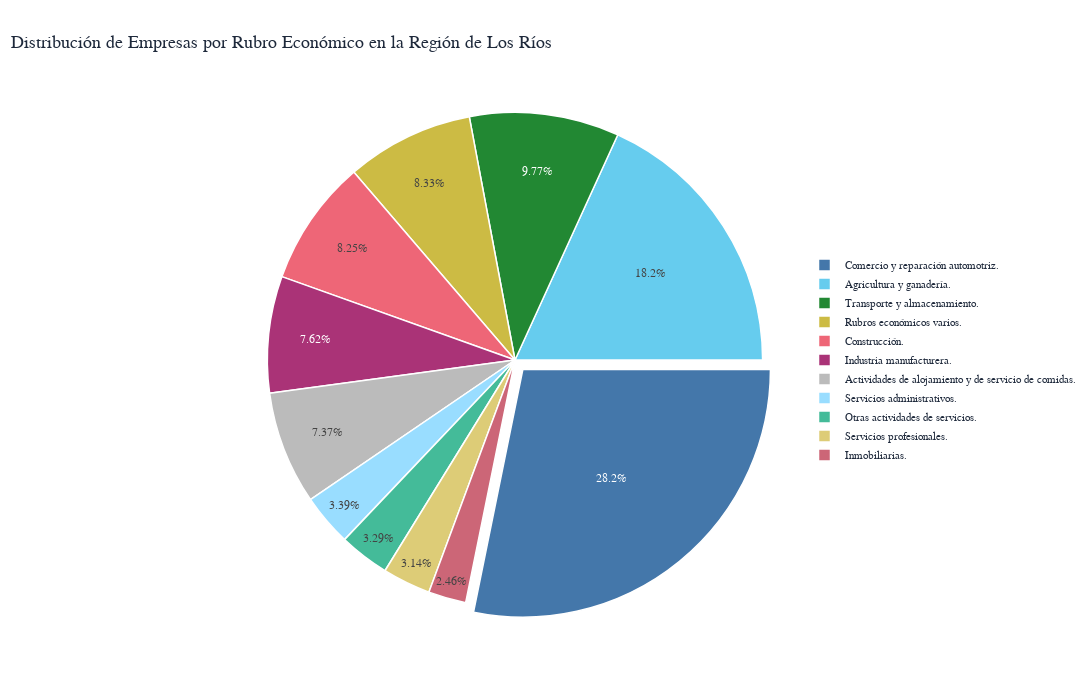
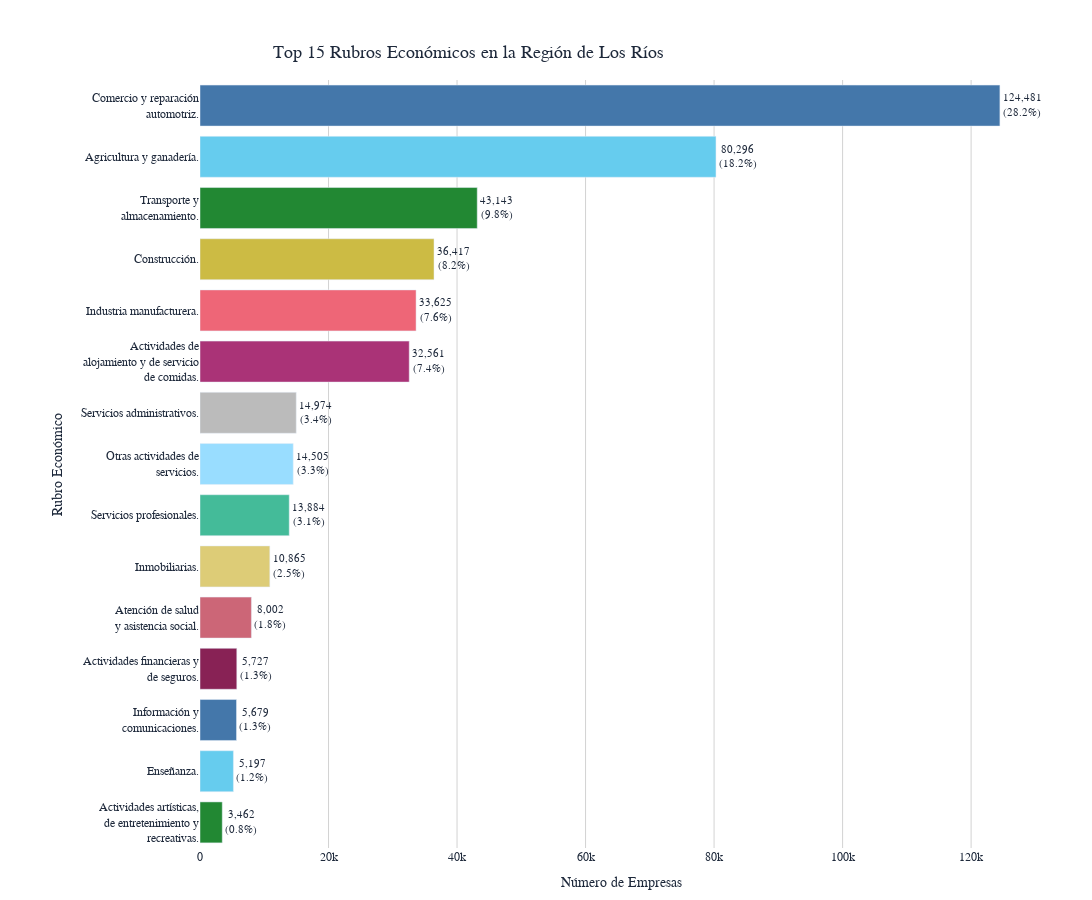

Notebook code cell kept with these figures, in order:
### Markdown cell above
## 5. Análisis por Rubro Económico

En esta sección, analizaremos la distribución de empresas por rubro económico en la Región de Los Ríos.

### Code cell
# Análisis por rubro económico
rubros_empresas = df_los_rios.groupby('Rubro economico')['Número de empresas'].sum().sort_values(ascending=False)
total_empresas_rubros = rubros_empresas.sum()

# Función para limpiar caracteres especiales
def limpiar_texto(texto):
    """Limpia caracteres especiales en el texto"""
    if pd.isna(texto):
        return ""
    texto = str(texto)
    # Reemplazar caracteres con encoding problemático
    replacements = {
        'Ã³': 'ó', 'Ã¡': 'á', 'Ã': 'í', 'Ã©': 'é', 'Ãº': 'ú',
        'Ã±': 'ñ', 'Ã‰': 'É', 'Ã': 'Á', 'Ã"': 'Ó', 'Ãš': 'Ú'
    }
    for old, new in replacements.items():
        texto = texto.replace(old, new)
    return texto

# Crear un dataframe para análisis
df_rubros = pd.DataFrame({
    'rubro': rubros_empresas.index,
    'empresas': rubros_empresas.values,
    'porcentaje': (rubros_empresas.values / total_empresas_rubros * 100)
})

# Limpiar caracteres especiales en los rubros
df_rubros['rubro_limpio'] = df_rubros['rubro'].apply(limpiar_texto)

# Extraer el código del rubro (primera letra) para facilitar la visualización
df_rubros['codigo'] = df_rubros['rubro_limpio'].str.split(' - ').str[0]
df_rubros['descripcion'] = df_rubros['rubro_limpio'].str.split(' - ').str[1:]
df_rubros['descripcion'] = df_rubros['descripcion'].apply(lambda x: ' - '.join(x) if isinstance(x, list) else '')

# Mostrar top 10 rubros
print("Top 10 rubros económicos en la Región de Los Ríos:")
display(df_rubros.head(10))

# Preparar datos para el gráfico de torta
# Si hay muchos rubros, mostrar solo los top 10 y agrupar el resto
if len(df_rubros) > 10:
    top_rubros = df_rubros.head(10).copy()
    otros = pd.DataFrame({
        'rubro': ['Otros rubros'],
        'empresas': [df_rubros.iloc[10:]['empresas'].sum()],
        'porcentaje': [df_rubros.iloc[10:]['porcentaje'].sum()],
        'codigo': ['Otros'],
        'descripcion': ['Rubros económicos varios'],
        'rubro_limpio': ['Otros - Rubros económicos varios']
    })
    df_rubros_plot = pd.concat([top_rubros, otros])
else:
    df_rubros_plot = df_rubros

# Función para abreviar nombres largos y añadir claridad
def abreviar_descripcion(descripcion):
    """Abrevia descripciones largas y añade punto final para claridad"""
    # Diccionario de abreviaciones específicas
    abreviaciones = {
        'Comercio al por mayor y al por menor; reparación de vehículos automotores y motocicletas': 'Comercio y reparación automotriz',
        'Agricultura, ganadería, silvicultura y pesca': 'Agricultura y ganadería',
        'Transporte y almacenamiento': 'Transporte y almacenamiento',
        'Actividades de servicios administrativos y de apoyo': 'Servicios administrativos',
        'Construcción': 'Construcción',
        'Actividades inmobiliarias': 'Inmobiliarias',
        'Alojamiento y servicios de comida': 'Hotelería y restaurantes',
        'Industrias manufactureras': 'Industria manufacturera',
        'Información y comunicaciones': 'Información y comunicaciones',
        'Actividades profesionales, científicas y técnicas': 'Servicios profesionales',
        'Actividades de atención de la salud humana y de asistencia social': 'Atención de salud<br>y asistencia social',
        'Otros servicios': 'Otros servicios'
    }
    
    # Aplicar abreviación si existe
    descripcion_abreviada = abreviaciones.get(descripcion, descripcion)
    
    # Añadir punto al final si no lo tiene y no tiene salto de línea
    if not descripcion_abreviada.endswith('.') and '<br>' not in descripcion_abreviada:
        descripcion_abreviada += '.'
    elif '<br>' in descripcion_abreviada and not descripcion_abreviada.endswith('.'):
        descripcion_abreviada += '.'
    
    return descripcion_abreviada

# Función específica para crear etiquetas elegantes en el gráfico de barras
def crear_etiqueta_barras_elegante(descripcion):
    """Crea etiquetas con saltos de línea inteligentes para el gráfico de barras"""
    
    # Primero aplicar abreviaciones
    descripcion_abreviada = abreviar_descripcion(descripcion)
    
    # Si ya tiene salto de línea, devolverla tal como está
    if '<br>' in descripcion_abreviada:
        return descripcion_abreviada
    
    # Si es corta (menos de 25 caracteres), devolverla tal como está
    if len(descripcion_abreviada) <= 25:
        return descripcion_abreviada
    
    # Para textos más largos, crear saltos de línea inteligentes
    palabras = descripcion_abreviada.replace('.', '').split()  # Quitar punto temporalmente
    lineas = []
    linea_actual = ""
    
    for palabra in palabras:
        # Si agregar la palabra no excede 25 caracteres, agregarla
        if len(linea_actual + " " + palabra) <= 25:
            linea_actual += (" " + palabra) if linea_actual else palabra
        else:
            # Si la línea actual no está vacía, guardarla y empezar nueva línea
            if linea_actual:
                lineas.append(linea_actual)
            linea_actual = palabra
    
    # Agregar la última línea si no está vacía
    if linea_actual:
        lineas.append(linea_actual)
    
    # Unir las líneas con saltos de línea HTML y agregar punto al final
    resultado = "<br>".join(lineas) + "."
    
    return resultado

# Crear etiquetas para el gráfico con texto abreviado y punto final
df_rubros_plot['label'] = df_rubros_plot.apply(
    lambda row: abreviar_descripcion(row['descripcion']), 
    axis=1
)

# Crear gráfico de torta interactivo con Plotly
fig = px.pie(
    df_rubros_plot, 
    values='empresas', 
    names='label', 
    color_discrete_sequence=colors_daltonismo_cientifica[:len(df_rubros_plot)],  # Usar paleta científica
    height=700,  # Más alto
    width=1100,  # Más ancho para mejor legibilidad
)

# Aplicar estilo "The Economist" personalizado
fig.update_layout(
    font=dict(family='Georgia, serif', color='#1e293b'),
    title=dict(
        text='<span style="border-bottom: 5px solid #DC143C; padding-bottom: 5px;">Distribución de Empresas por Rubro Económico en la Región de Los Ríos</span>',
        font=dict(size=18, family='Georgia, serif', color='#1e293b'),
        x=0.01,  # Título alineado a la izquierda
        y=0.95
    ),
    paper_bgcolor='white',
    plot_bgcolor='white',
    margin=dict(l=80, r=40, t=100, b=80),
)

# Personalizar gráfico de torta
fig.update_traces(
    textposition='inside',
    textinfo='percent',
    insidetextfont=dict(family="Georgia, serif", size=12),
    pull=[0.05 if i == 0 else 0 for i in range(len(df_rubros_plot))],  # Destacar el primer sector
    marker=dict(line=dict(color='white', width=1.5)),
    rotation=90,
    hovertemplate='<b>%{label}</b><br>Empresas: %{value:,.0f}<br>Porcentaje: %{percent}<extra></extra>',  # Tooltip personalizado
)

# Personalizar leyenda
fig.update_layout(
    legend=dict(
        orientation="v",
        yanchor="middle",
        y=0.5,
        xanchor="right",
        x=1.15,  # Más alejado del gráfico
        font=dict(family="Georgia, serif", size=11),  # Texto un poco más grande
        itemwidth=30,  # Más espacio para las etiquetas
    )
)

# Mostrar el gráfico
fig.show()

# Crear gráfico de barras horizontal para los top 15 rubros con Plotly
top_15_rubros = df_rubros.head(15).copy()
# Aplicar etiquetas elegantes con saltos de línea inteligentes
top_15_rubros['etiqueta_rubro'] = top_15_rubros.apply(
    lambda x: crear_etiqueta_barras_elegante(x['descripcion']), 
    axis=1
)
top_15_rubros['texto'] = top_15_rubros.apply(lambda x: f"{x['empresas']:,.0f}<br>({x['porcentaje']:.1f}%)", axis=1)

# Crear el gráfico
fig = px.bar(
    top_15_rubros,
    x='empresas',
    y='etiqueta_rubro',
    orientation='h',
    color='etiqueta_rubro',  # Usar colores diferentes para cada rubro
    color_discrete_sequence=colors_daltonismo_cientifica,  # Usar paleta científica completa
    text='texto',
    height=900,  # Más alto para acomodar mejor las etiquetas con múltiples líneas
    width=1100,  # Más ancho para mejor visualización
    labels={'empresas': 'Número de Empresas', 'etiqueta_rubro': 'Rubro Económico'},
)

# Aplicar estilo "The Economist" personalizado
fig.update_layout(
    font=dict(family='Georgia, serif', color='#1e293b'),
    title=dict(
        text='<span style="border-bottom: 5px solid #DC143C; padding-bottom: 5px;">Top 15 Rubros Económicos en la Región de Los Ríos</span>',
        font=dict(size=18, family='Georgia, serif', color='#1e293b'),
        x=0.25,  # Título más hacia la derecha para alinearse con el gráfico
        y=0.95
    ),
    xaxis=dict(
        title=dict(text='Número de Empresas', font=dict(family='Georgia, serif', size=14)),
        tickfont=dict(family='Georgia, serif'),
        showgrid=True,  # Mantener grid lines en X
        gridcolor='lightgray',
        zeroline=False
    ),
    yaxis=dict(
        title=dict(text='Rubro Económico', font=dict(family='Georgia, serif', size=14)),
        tickfont=dict(family='Georgia, serif'),
        showgrid=False,  # Eliminar grid lines en Y
        zeroline=False,
        categoryorder='total ascending'  # Ordenar rubros por valor
    ),
    plot_bgcolor='white',
    paper_bgcolor='white',
    margin=dict(l=200, r=50, t=80, b=50)  # Reducir margen izquierdo para pegar el gráfico más a la izquierda
)

# Personalizar la posición del texto
fig.update_traces(
    textposition='outside',
    textfont=dict(family="Georgia, serif", size=11),
    hovertemplate='<b>%{y}</b><br>Empresas: %{x:,.0f}<br>Porcentaje: %{customdata:.1f}%<extra></extra>',  # Tooltip personalizado
    customdata=top_15_rubros['porcentaje'],  # Agregar datos del porcentaje para el hover
    showlegend=False  # Ocultar leyenda ya que los colores son por rubro
)

# Mostrar el gráfico
fig.show()

### Figure 1 — Plotly figure (JSON) as saved in the notebook; plotly's stock layout.template omitted (floating-point values rounded to 4 significant figures)
{"data": [{"domain": {"x": [0, 1], "y": [0, 1]}, "hovertemplate": "<b>%{label}</b><br>Empresas: %{value:,.0f}<br>Porcentaje: %{percent}<extra></extra>", "insidetextfont": {"family": "Georgia, serif", "size": 12}, "labels": ["Comercio y reparación automotriz.", "Agricultura y ganadería.", "Transporte y almacenamiento.", "Construcción.", "Industria manufacturera.", "Actividades de alojamiento y de servicio de comidas.", "Servicios administrativos.", "Otras actividades de servicios.", "Servicios profesionales.", "Inmobiliarias.", "Rubros económicos varios."], "legendgroup": "", "marker": {"line": {"color": "white", "width": 1.5}}, "name": "", "pull": [0.05, 0, 0, 0, 0, 0, 0, 0, 0, 0, 0], "rotation": 90, "showlegend": true, "textinfo": "percent", "textposition": "inside", "type": "pie", "values": [124481, 80296, 43143, 36417, 33625, 32561, 14974, 14505, 13884, 10865, 36781]}], "layout": {"font": {"color": "#1e293b", "family": "Georgia, serif"}, "height": 700, "legend": {"font": {"family": "Georgia, serif", "size": 11}, "itemwidth": 30, "orientation": "v", "tracegroupgap": 0, "x": 1.15, "xanchor": "right", "y": 0.5, "yanchor": "middle"}, "margin": {"b": 80, "l": 80, "r": 40, "t": 100}, "paper_bgcolor": "white", "piecolorway": ["#4477AA", "#66CCEE", "#228833", "#CCBB44", "#EE6677", "#AA3377", "#BBBBBB", "#99DDFF", "#44BB99", "#DDCC77", "#CC6677"], "plot_bgcolor": "white", "title": {"font": {"color": "#1e293b", "family": "Georgia, serif", "size": 18}, "text": "<span style=\"border-bottom: 5px solid #DC143C; padding-bottom: 5px;\">Distribución de Empresas por Rubro Económico en la Región de Los Ríos</span>", "x": 0.01, "y": 0.95}, "width": 1100}}

### Figure 2 — Plotly figure (JSON) as saved in the notebook; plotly's stock layout.template omitted (floating-point values rounded to 4 significant figures)
{"data": [{"customdata": [28.19, 18.19, 9.771, 8.248, 7.616, 7.375, 3.391, 3.285, 3.145, 2.461, 1.812, 1.297, 1.286, 1.177, 0.7841], "hovertemplate": "<b>%{y}</b><br>Empresas: %{x:,.0f}<br>Porcentaje: %{customdata:.1f}%<extra></extra>", "legendgroup": "Comercio y reparación<br>automotriz.", "marker": {"color": "#4477AA", "pattern": {"shape": ""}}, "name": "Comercio y reparación<br>automotriz.", "orientation": "h", "showlegend": false, "text": ["124,481<br>(28.2%)"], "textfont": {"family": "Georgia, serif", "size": 11}, "textposition": "outside", "type": "bar", "x": [124481], "xaxis": "x", "y": ["Comercio y reparación<br>automotriz."], "yaxis": "y"}, {"customdata": [28.19, 18.19, 9.771, 8.248, 7.616, 7.375, 3.391, 3.285, 3.145, 2.461, 1.812, 1.297, 1.286, 1.177, 0.7841], "hovertemplate": "<b>%{y}</b><br>Empresas: %{x:,.0f}<br>Porcentaje: %{customdata:.1f}%<extra></extra>", "legendgroup": "Agricultura y ganadería.", "marker": {"color": "#66CCEE", "pattern": {"shape": ""}}, "name": "Agricultura y ganadería.", "orientation": "h", "showlegend": false, "text": ["80,296<br>(18.2%)"], "textfont": {"family": "Georgia, serif", "size": 11}, "textposition": "outside", "type": "bar", "x": [80296], "xaxis": "x", "y": ["Agricultura y ganadería."], "yaxis": "y"}, {"customdata": [28.19, 18.19, 9.771, 8.248, 7.616, 7.375, 3.391, 3.285, 3.145, 2.461, 1.812, 1.297, 1.286, 1.177, 0.7841], "hovertemplate": "<b>%{y}</b><br>Empresas: %{x:,.0f}<br>Porcentaje: %{customdata:.1f}%<extra></extra>", "legendgroup": "Transporte y<br>almacenamiento.", "marker": {"color": "#228833", "pattern": {"shape": ""}}, "name": "Transporte y<br>almacenamiento.", "orientation": "h", "showlegend": false, "text": ["43,143<br>(9.8%)"], "textfont": {"family": "Georgia, serif", "size": 11}, "textposition": "outside", "type": "bar", "x": [43143], "xaxis": "x", "y": ["Transporte y<br>almacenamiento."], "yaxis": "y"}, {"customdata": [28.19, 18.19, 9.771, 8.248, 7.616, 7.375, 3.391, 3.285, 3.145, 2.461, 1.812, 1.297, 1.286, 1.177, 0.7841], "hovertemplate": "<b>%{y}</b><br>Empresas: %{x:,.0f}<br>Porcentaje: %{customdata:.1f}%<extra></extra>", "legendgroup": "Construcción.", "marker": {"color": "#CCBB44", "pattern": {"shape": ""}}, "name": "Construcción.", "orientation": "h", "showlegend": false, "text": ["36,417<br>(8.2%)"], "textfont": {"family": "Georgia, serif", "size": 11}, "textposition": "outside", "type": "bar", "x": [36417], "xaxis": "x", "y": ["Construcción."], "yaxis": "y"}, {"customdata": [28.19, 18.19, 9.771, 8.248, 7.616, 7.375, 3.391, 3.285, 3.145, 2.461, 1.812, 1.297, 1.286, 1.177, 0.7841], "hovertemplate": "<b>%{y}</b><br>Empresas: %{x:,.0f}<br>Porcentaje: %{customdata:.1f}%<extra></extra>", "legendgroup": "Industria manufacturera.", "marker": {"color": "#EE6677", "pattern": {"shape": ""}}, "name": "Industria manufacturera.", "orientation": "h", "showlegend": false, "text": ["33,625<br>(7.6%)"], "textfont": {"family": "Georgia, serif", "size": 11}, "textposition": "outside", "type": "bar", "x": [33625], "xaxis": "x", "y": ["Industria manufacturera."], "yaxis": "y"}, {"customdata": [28.19, 18.19, 9.771, 8.248, 7.616, 7.375, 3.391, 3.285, 3.145, 2.461, 1.812, 1.297, 1.286, 1.177, 0.7841], "hovertemplate": "<b>%{y}</b><br>Empresas: %{x:,.0f}<br>Porcentaje: %{customdata:.1f}%<extra></extra>", "legendgroup": "Actividades de<br>alojamiento y de servicio<br>de comidas.", "marker": {"color": "#AA3377", "pattern": {"shape": ""}}, "name": "Actividades de<br>alojamiento y de servicio<br>de comidas.", "orientation": "h", "showlegend": false, "text": ["32,561<br>(7.4%)"], "textfont": {"family": "Georgia, serif", "size": 11}, "textposition": "outside", "type": "bar", "x": [32561], "xaxis": "x", "y": ["Actividades de<br>alojamiento y de servicio<br>de comidas."], "yaxis": "y"}, {"customdata": [28.19, 18.19, 9.771, 8.248, 7.616, 7.375, 3.391, 3.285, 3.145, 2.461, 1.812, 1.297, 1.286, 1.177, 0.7841], "hovertemplate": "<b>%{y}</b><br>Empresas: %{x:,.0f}<br>Porcentaje: %{customdata:.1f}%<extra></extra>", "legendgroup": "Servicios administrativos.", "marker": {"color": "#BBBBBB", "pattern": {"shape": ""}}, "name": "Servicios administrativos.", "orientation": "h", "showlegend": false, "text": ["14,974<br>(3.4%)"], "textfont": {"family": "Georgia, serif", "size": 11}, "textposition": "outside", "type": "bar", "x": [14974], "xaxis": "x", "y": ["Servicios administrativos."], "yaxis": "y"}, {"customdata": [28.19, 18.19, 9.771, 8.248, 7.616, 7.375, 3.391, 3.285, 3.145, 2.461, 1.812, 1.297, 1.286, 1.177, 0.7841], "hovertemplate": "<b>%{y}</b><br>Empresas: %{x:,.0f}<br>Porcentaje: %{customdata:.1f}%<extra></extra>", "legendgroup": "Otras actividades de<br>servicios.", "marker": {"color": "#99DDFF", "pattern": {"shape": ""}}, "name": "Otras actividades de<br>servicios.", "orientation": "h", "showlegend": false, "text": ["14,505<br>(3.3%)"], "textfont": {"family": "Georgia, serif", "size": 11}, "textposition": "outside", "type": "bar", "x": [14505], "xaxis": "x", "y": ["Otras actividades de<br>servicios."], "yaxis": "y"}, {"customdata": [28.19, 18.19, 9.771, 8.248, 7.616, 7.375, 3.391, 3.285, 3.145, 2.461, 1.812, 1.297, 1.286, 1.177, 0.7841], "hovertemplate": "<b>%{y}</b><br>Empresas: %{x:,.0f}<br>Porcentaje: %{customdata:.1f}%<extra></extra>", "legendgroup": "Servicios profesionales.", "marker": {"color": "#44BB99", "pattern": {"shape": ""}}, "name": "Servicios profesionales.", "orientation": "h", "showlegend": false, "text": ["13,884<br>(3.1%)"], "textfont": {"family": "Georgia, serif", "size": 11}, "textposition": "outside", "type": "bar", "x": [13884], "xaxis": "x", "y": ["Servicios profesionales."], "yaxis": "y"}, {"customdata": [28.19, 18.19, 9.771, 8.248, 7.616, 7.375, 3.391, 3.285, 3.145, 2.461, 1.812, 1.297, 1.286, 1.177, 0.7841], "hovertemplate": "<b>%{y}</b><br>Empresas: %{x:,.0f}<br>Porcentaje: %{customdata:.1f}%<extra></extra>", "legendgroup": "Inmobiliarias.", "marker": {"color": "#DDCC77", "pattern": {"shape": ""}}, "name": "Inmobiliarias.", "orientation": "h", "showlegend": false, "text": ["10,865<br>(2.5%)"], "textfont": {"family": "Georgia, serif", "size": 11}, "textposition": "outside", "type": "bar", "x": [10865], "xaxis": "x", "y": ["Inmobiliarias."], "yaxis": "y"}, {"customdata": [28.19, 18.19, 9.771, 8.248, 7.616, 7.375, 3.391, 3.285, 3.145, 2.461, 1.812, 1.297, 1.286, 1.177, 0.7841], "hovertemplate": "<b>%{y}</b><br>Empresas: %{x:,.0f}<br>Porcentaje: %{customdata:.1f}%<extra></extra>", "legendgroup": "Atención de salud<br>y asistencia social.", "marker": {"color": "#CC6677", "pattern": {"shape": ""}}, "name": "Atención de salud<br>y asistencia social.", "orientation": "h", "showlegend": false, "text": ["8,002<br>(1.8%)"], "textfont": {"family": "Georgia, serif", "size": 11}, "textposition": "outside", "type": "bar", "x": [8002], "xaxis": "x", "y": ["Atención de salud<br>y asistencia social."], "yaxis": "y"}, {"customdata": [28.19, 18.19, 9.771, 8.248, 7.616, 7.375, 3.391, 3.285, 3.145, 2.461, 1.812, 1.297, 1.286, 1.177, 0.7841], "hovertemplate": "<b>%{y}</b><br>Empresas: %{x:,.0f}<br>Porcentaje: %{customdata:.1f}%<extra></extra>", "legendgroup": "Actividades financieras y<br>de seguros.", "marker": {"color": "#882255", "pattern": {"shape": ""}}, "name": "Actividades financieras y<br>de seguros.", "orientation": "h", "showlegend": false, "text": ["5,727<br>(1.3%)"], "textfont": {"family": "Georgia, serif", "size": 11}, "textposition": "outside", "type": "bar", "x": [5727], "xaxis": "x", "y": ["Actividades financieras y<br>de seguros."], "yaxis": "y"}, {"customdata": [28.19, 18.19, 9.771, 8.248, 7.616, 7.375, 3.391, 3.285, 3.145, 2.461, 1.812, 1.297, 1.286, 1.177, 0.7841], "hovertemplate": "<b>%{y}</b><br>Empresas: %{x:,.0f}<br>Porcentaje: %{customdata:.1f}%<extra></extra>", "legendgroup": "Información y<br>comunicaciones.", "marker": {"color": "#4477AA", "pattern": {"shape": ""}}, "name": "Información y<br>comunicaciones.", "orientation": "h", "showlegend": false, "text": ["5,679<br>(1.3%)"], "textfont": {"family": "Georgia, serif", "size": 11}, "textposition": "outside", "type": "bar", "x": [5679], "xaxis": "x", "y": ["Información y<br>comunicaciones."], "yaxis": "y"}, {"customdata": [28.19, 18.19, 9.771, 8.248, 7.616, 7.375, 3.391, 3.285, 3.145, 2.461, 1.812, 1.297, 1.286, 1.177, 0.7841], "hovertemplate": "<b>%{y}</b><br>Empresas: %{x:,.0f}<br>Porcentaje: %{customdata:.1f}%<extra></extra>", "legendgroup": "Enseñanza.", "marker": {"color": "#66CCEE", "pattern": {"shape": ""}}, "name": "Enseñanza.", "orientation": "h", "showlegend": false, "text": ["5,197<br>(1.2%)"], "textfont": {"family": "Georgia, serif", "size": 11}, "textposition": "outside", "type": "bar", "x": [5197], "xaxis": "x", "y": ["Enseñanza."], "yaxis": "y"}, {"customdata": [28.19, 18.19, 9.771, 8.248, 7.616, 7.375, 3.391, 3.285, 3.145, 2.461, 1.812, 1.297, 1.286, 1.177, 0.7841], "hovertemplate": "<b>%{y}</b><br>Empresas: %{x:,.0f}<br>Porcentaje: %{customdata:.1f}%<extra></extra>", "legendgroup": "Actividades artísticas,<br>de entretenimiento y<br>recreativas.", "marker": {"color": "#228833", "pattern": {"shape": ""}}, "name": "Actividades artísticas,<br>de entretenimiento y<br>recreativas.", "orientation": "h", "showlegend": false, "text": ["3,462<br>(0.8%)"], "textfont": {"family": "Georgia, serif", "size": 11}, "textposition": "outside", "type": "bar", "x": [3462], "xaxis": "x", "y": ["Actividades artísticas,<br>de entretenimiento y<br>recreativas."], "yaxis": "y"}], "layout": {"barmode": "relative", "font": {"color": "#1e293b", "family": "Georgia, serif"}, "height": 900, "legend": {"title": {"text": "Rubro Económico"}, "tracegroupgap": 0}, "margin": {"b": 50, "l": 200, "r": 50, "t": 80}, "paper_bgcolor": "white", "plot_bgcolor": "white", "title": {"font": {"color": "#1e293b", "family": "Georgia, serif", "size": 18}, "text": "<span style=\"border-bottom: 5px solid #DC143C; padding-bottom: 5px;\">Top 15 Rubros Económicos en la Región de Los Ríos</span>", "x": 0.25, "y": 0.95}, "width": 1100, "xaxis": {"anchor": "y", "domain": [0, 1], "gridcolor": "lightgray", "showgrid": true, "tickfont": {"family": "Georgia, serif"}, "title": {"font": {"family": "Georgia, serif", "size": 14}, "text": "Número de Empresas"}, "zeroline": false}, "yaxis": {"anchor": "x", "categoryarray": ["Actividades artísticas,<br>de entretenimiento y<br>recreativas.", "Enseñanza.", "Información y<br>comunicaciones.", "Actividades financieras y<br>de seguros.", "Atención de salud<br>y asistencia social.", "Inmobiliarias.", "Servicios profesionales.", "Otras actividades de<br>servicios.", "Servicios administrativos.", "Actividades de<br>alojamiento y de servicio<br>de comidas.", "Industria manufacturera.", "Construcción.", "Transporte y<br>almacenamiento.", "Agricultura y ganadería.", "Comercio y reparación<br>automotriz."], "categoryorder": "total ascending", "domain": [0, 1], "showgrid": false, "tickfont": {"family": "Georgia, serif"}, "title": {"font": {"family": "Georgia, serif", "size": 14}, "text": "Rubro Económico"}, "zeroline": false}}}
